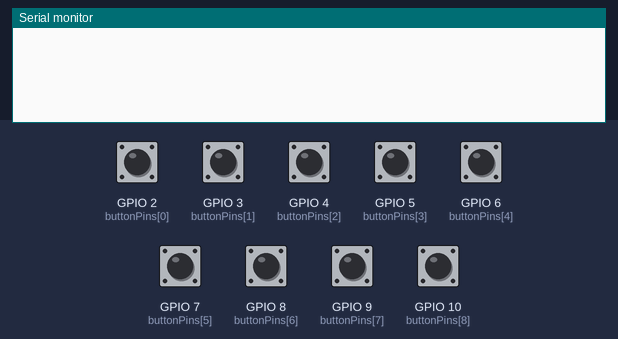
Simulated run of this sketch. Board: ESP32. Shown: the last lines printed to the serial monitor. The inputs (shaded band) are chosen by the test bench; at power-on: GPIO 2 (buttonPins[0]), GPIO 3 (buttonPins[1]), GPIO 4 (buttonPins[2]), GPIO 5 (buttonPins[3]), GPIO 6 (buttonPins[4]), GPIO 7 (buttonPins[5]), GPIO 8 (buttonPins[6]), GPIO 9 (buttonPins[7]), GPIO 10 (buttonPins[8]) HIGH. USB keyboard and mouse output is not drawn.

Above: at 1.2 s.
1.3 s: GPIO 2 (buttonPins[0]) pulled LOW for 0.15 s
At 1.9 s:
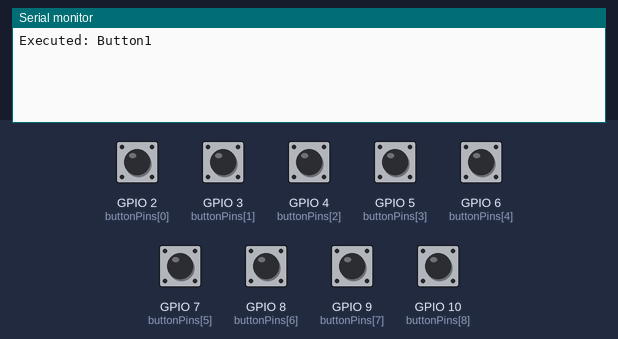
2.9 s: GPIO 3 (buttonPins[1]) pulled LOW for 0.15 s
At 4.2 s:
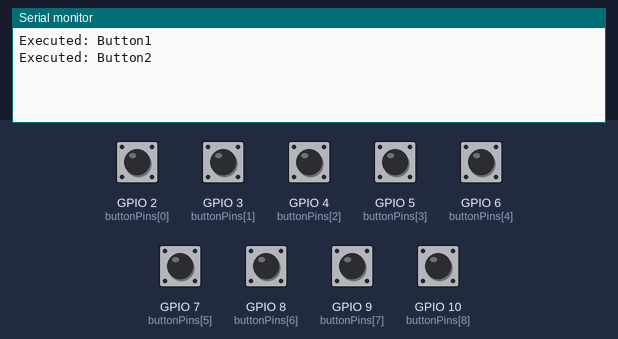
4.5 s: GPIO 4 (buttonPins[2]) pulled LOW for 0.15 s
At 5.6 s:
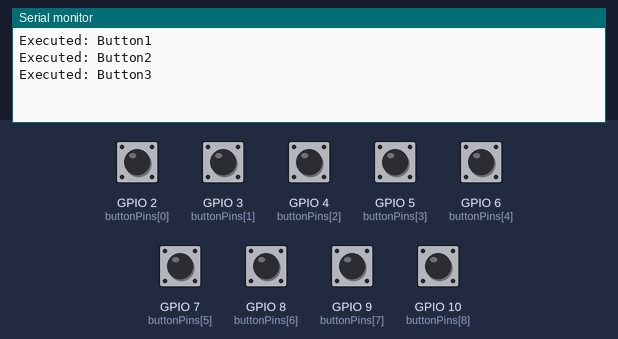
6.1 s: GPIO 5 (buttonPins[3]) pulled LOW for 0.15 s
At 6.7 s:
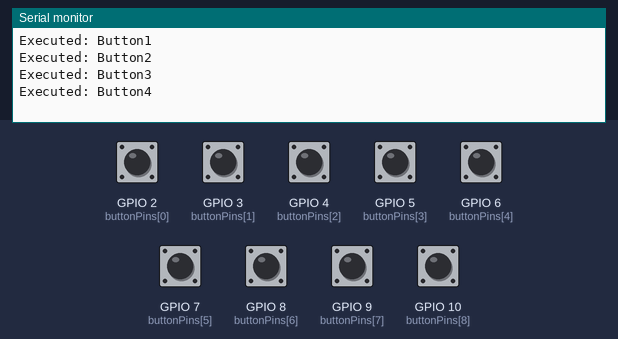
7.7 s: GPIO 6 (buttonPins[4]) pulled LOW for 0.15 s
At 9.0 s:
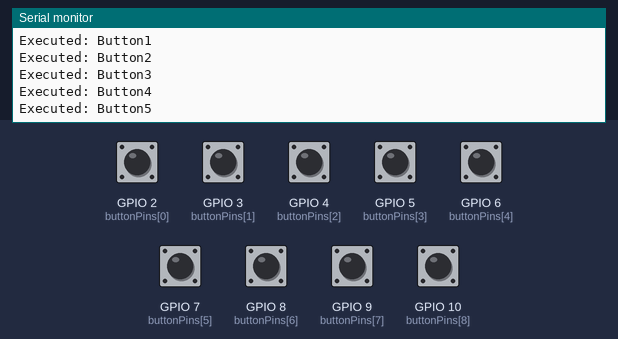
9.3 s: GPIO 7 (buttonPins[5]) pulled LOW for 0.15 s
At 10.4 s:
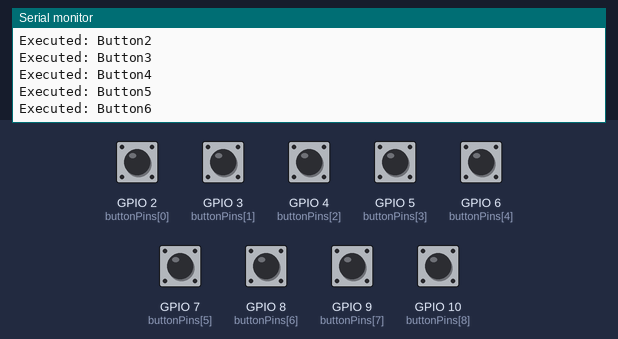
Timing chart, 0 to 11.9 s (numbered marks = the images above; inputs shaded):
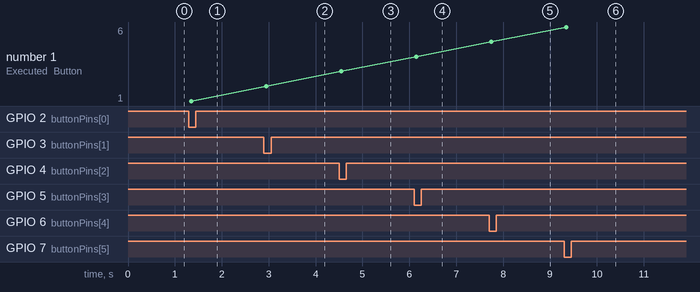

The sketch:

Code.ino
```cpp
#include <BleKeyboard.h>
BleKeyboard Keyboard("MacroPad");
const uint8_t buttonPins[9]={2,3,4,5,6,7,8,9,10};

struct Macro{
  uint16_t mask;
  const char* text;
};

Macro macros[]={
  {0b000000001,"Button1 "},
  {0b000000010,"Button2 "},
  {0b000000100,"Button3 "},
  {0b000001000,"Button4 "},
  {0b000010000,"Button5 "},
  {0b000100000,"Button6 "},
  {0b001000000,"Button7 "},
  {0b010000000,"Button8 "},
  {0b100000000,"Button9 "},
  {0b000000011,"Combo B1+B2 "},
  {0b000000101,"Combo B1+B3 "},
  {0b000001001,"Combo B1+B4 "},
  {0b000010001,"Combo B1+B5 "},
  {0b000100001,"Combo B1+B6 "},
  {0b001000001,"Combo B1+B7 "},
  {0b010000001,"Combo B1+B8 "},
  {0b100000001,"Combo B1+B9 "}
};
//A table of all the codes for the input patterns where each bit is its own key and the value is its state

const int NUM_MACROS=sizeof(macros)/sizeof(macros[0]);
uint16_t lastMask=0;
unsigned long lastChange=0;
const unsigned long debounceTime=30;

uint16_t getButtonMask(){
  uint16_t mask=0;
  for(int i=0;i<9;i++){
    if(!digitalRead(buttonPins[i])){mask|=(1<<i);}
  }
  return mask;
}

void executeMacro(uint16_t mask){
  if(!Keyboard.isConnected()){return;}
  for(int i=0;i<NUM_MACROS;i++){
    if(macros[i].mask==mask){
      Keyboard.print(macros[i].text);
      Serial.print("Executed: ");
      Serial.println(macros[i].text);
      return;
    }
  }
}

void setup(){
  Serial.begin(115200);
  Keyboard.begin();
  for(int i=0;i<9;i++){
    pinMode(buttonPins[i],INPUT_PULLUP);
  }
}

void loop(){
  uint16_t currentMask=getButtonMask();
  if(currentMask!=lastMask){
    lastChange=millis();
    lastMask=currentMask;
  }
  if((millis()-lastChange)>debounceTime){
    static uint16_t executedMask=0;
    if(currentMask!=0&&currentMask!=executedMask){
      executeMacro(currentMask);
      executedMask=currentMask;
    }
    if(currentMask==0){executedMask=0;}
  }
delay(1);
}
```

Measured:
- after the input at 1.3 s, the serial monitor: prints a new line after 0.05 s (image 1)
- after the input at 2.9 s, the serial monitor: prints a new line after 0.05 s (image 2)
- after the input at 4.5 s, the serial monitor: prints a new line after 0.05 s (image 3)
- after the input at 6.1 s, the serial monitor: prints a new line after 0.05 s (image 4)
- after the input at 7.7 s, the serial monitor: prints a new line after 0.05 s (image 5)
- after the input at 9.3 s, the serial monitor: prints a new line after 0.05 s (image 6)
- plotted number 1: 1 → 2 after the input at 2.9 s, 2 → 3 after the input at 4.5 s, 3 → 4 after the input at 6.1 s, 4 → 5 after the input at 7.7 s, 5 → 6 after the input at 9.3 s
